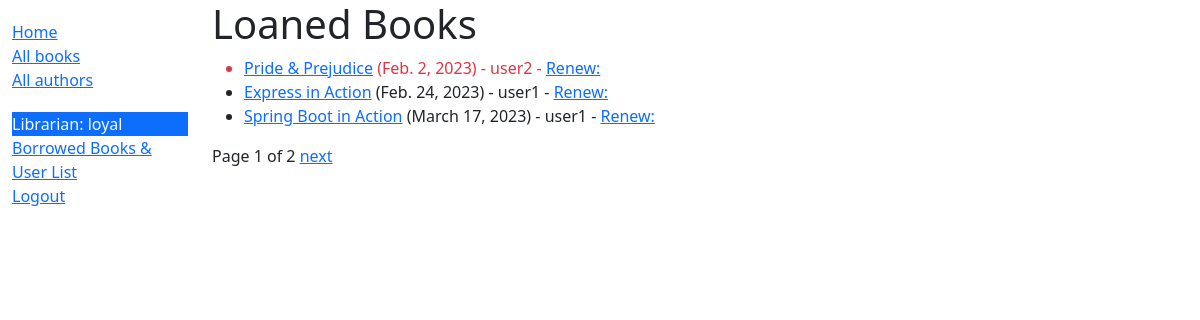
The page /catalog/loaned/ (signed in) on the database its author committed.
### catalog/models.py (models this page shows, shortened)
class BookInstance(models.Model):
	id = models.UUIDField(primary_key=True, default=uuid.uuid4(), help_text="Unique ID for this particular book "
	                                                                        "across whole library")
	book = models.ForeignKey(Book, on_delete=models.RESTRICT, null=True)
	imprint = models.CharField(max_length=200)
	due_back = models.DateField(null=True, blank=True)
	borrower = models.ForeignKey(User, on_delete=models.SET_NULL, null=True, blank=True)
	LOAN_STATUS = (
		('m', 'Maintenance'),
		('o', 'On loan'),
		('a', 'Available'),
		('r', 'Reserved')
	)
	status = models.CharField(
		max_length=1,
		choices=LOAN_STATUS,
		blank=True,
		default='m',
		help_text='Book availability'
	)
	class Meta:
		ordering = ['due_back']
		permissions = (("can_mark_returned", "Set book as returned"),)
	@property
	def is_overdue(self):
		return bool(self.due_back and date.today() > self.due_back)

class Book(models.Model):
	title = models.CharField(max_length=200)
	author = models.ForeignKey('Author', on_delete=models.SET_NULL, null=True)
	summary = models.TextField(max_length=1000, help_text="Enter a brief description of the book")
	isbn = models.CharField('ISBN', max_length=13, unique=True, help_text="13 Character "
	                                                                      "<a href='https://www.isbn-international.org/content/what-isbn'>ISBN</a>")
	genre = models.ManyToManyField(Genre, help_text="Select a genre for this book")
	language = models.ForeignKey('Language', on_delete=models.SET_NULL, null=True)
	def display_genre(self):
		return ', '.join(genre.name for genre in self.genre.all()[:3])
	display_genre.short_description = 'Book Genre'

### catalog/views.py (the view)
# urls.py: path('loaned/', views.LibraryLoanedBookListView.as_view(), name='loaned'),
class LibraryLoanedBookListView(PermissionRequiredMixin, generic.ListView):
	model = BookInstance
	permission_required = 'catalog.can_mark_returned'
	template_name = "catalog/loaned_book_list.html"
	paginate_by = 3
	def get_queryset(self):
		return (
			BookInstance.objects
				.filter(status__exact='o')
				.order_by('due_back')
		)

### catalog/templates/catalog/loaned_book_list.html (shortened to what this page needs)
{% extends 'base_generic.html' %}
{% block content %}
    <h1>Loaned Books</h1>
        {% if bookinstance_list %}
            <ul>
                {% for bookinst in bookinstance_list %}
                    <li class="{% if bookinst.is_overdue %}text-danger{% endif %}">
                        <a href="{% url 'book-detail' bookinst.book.pk %}">{{ bookinst.book.title }}</a>
                    ({{ bookinst.due_back }})
                        {% if user.is_staff %}
                            - {{ bookinst.borrower }}
                        {% endif %}
                        {% if perms.catalog.can_mark_returned %}
                            - <a href="{% url 'renew-book-librarian' bookinst.id%}">
                                Renew:
                            </a>
                        {% endif %}
                    </li>
                {% endfor %}
            </ul>
        {% endif %}
{% endblock %}

### catalog/templates/base_generic.html (shortened to what this page needs)
<!DOCTYPE html>
<html lang="en">
<head>
    <link href="https://cdn.jsdelivr.net/npm/bootstrap@5.1.3/dist/css/bootstrap.min.css"
    rel="stylesheet"
>
    {% load static %}
    <link rel="stylesheet" href="{% static 'css/styles.css' %}">
</head>
<body>
    <div class="container-fluid">
        <div class="row">
            <div class="col-sm-2">
                {% block sidebar %}
                    <ul class="sidebar-nav">
                        <li>
                            <a href="{% url 'index' %}">Home</a>
                        </li>
                        <li>
                            <a href="{% url 'books' %}">All books</a>
                        </li>
                        <li>
                            <a href="{% url 'authors' %}">All authors</a>
                        </li>
                    </ul>
                    <ul class="sidebar-nav">
                        {% if user.is_authenticated and user.is_staff %}
                            <ul class="sidebar-nav">
                                <li class="text-light bg-primary">Librarian: {{ user.get_username }}</li>
                                {% if perms.catalog.can_mark_returned %}
                                    <li><a href="{% url 'loaned' %}">Borrowed Books & User List</a> </li>
                                    <li><a href="{% url 'logout' %}?next={{ request.path }}">Logout</a></li>
                                {% endif %}
                                {% elif user.is_authenticated %}
                                    <li class="text-white bg-success">User: {{ user.get_username }}</li>
                                    <li><a href="{% url 'my-borrowed' %}">Books Borrowed</a></li>
                                    <li><a href="{% url 'logout' %}?next={{ request.path }}">Logout</a></li>
                                {% else %}
                                    <li><a href="{% url 'login' %}">Login</a></li>
                             </ul>
                        {% endif %}
                    </ul>
                {% endblock %}
            </div>
        <div class="col-sm-10">
            {% block content %} {% endblock %}
            {% block pagination %}
                {% if is_paginated %}
                    <div class="pagination">
                        <span class="page-links">
                        <span class="page-current">
                            Page {{ page_obj.number }} of {{ page_obj.paginator.num_pages }}
                        </span>
                        {% if page_obj.has_next %}
                            <a href="{{ request.path }}?page={{ page_obj.next_page_number }}">next</a>
                        {% endif %}
                        </span>
                    </div>
                {% endif %}
        {% endblock %}
        </div>
        </div>
    </div>
</body>
</html>

### catalog/static/css/styles.css (style rules this page uses)
.sidebar-nav { margin-top: 20px; padding: 0; list-style: none; }

### rows shown on the page
BookInstance: book "Pride & Prejudice", due_back "Feb. 2, 2023", borrower "user2"
BookInstance: book "Express in Action", due_back "Feb. 24, 2023", borrower "user1"
BookInstance: book "Spring Boot in Action", due_back "March 17, 2023", borrower "user1"

### other values the page prints
{{ user.get_username }} "loyal"
{{ page_obj.number }} "1"
{{ page_obj.paginator.num_pages }} "2"
